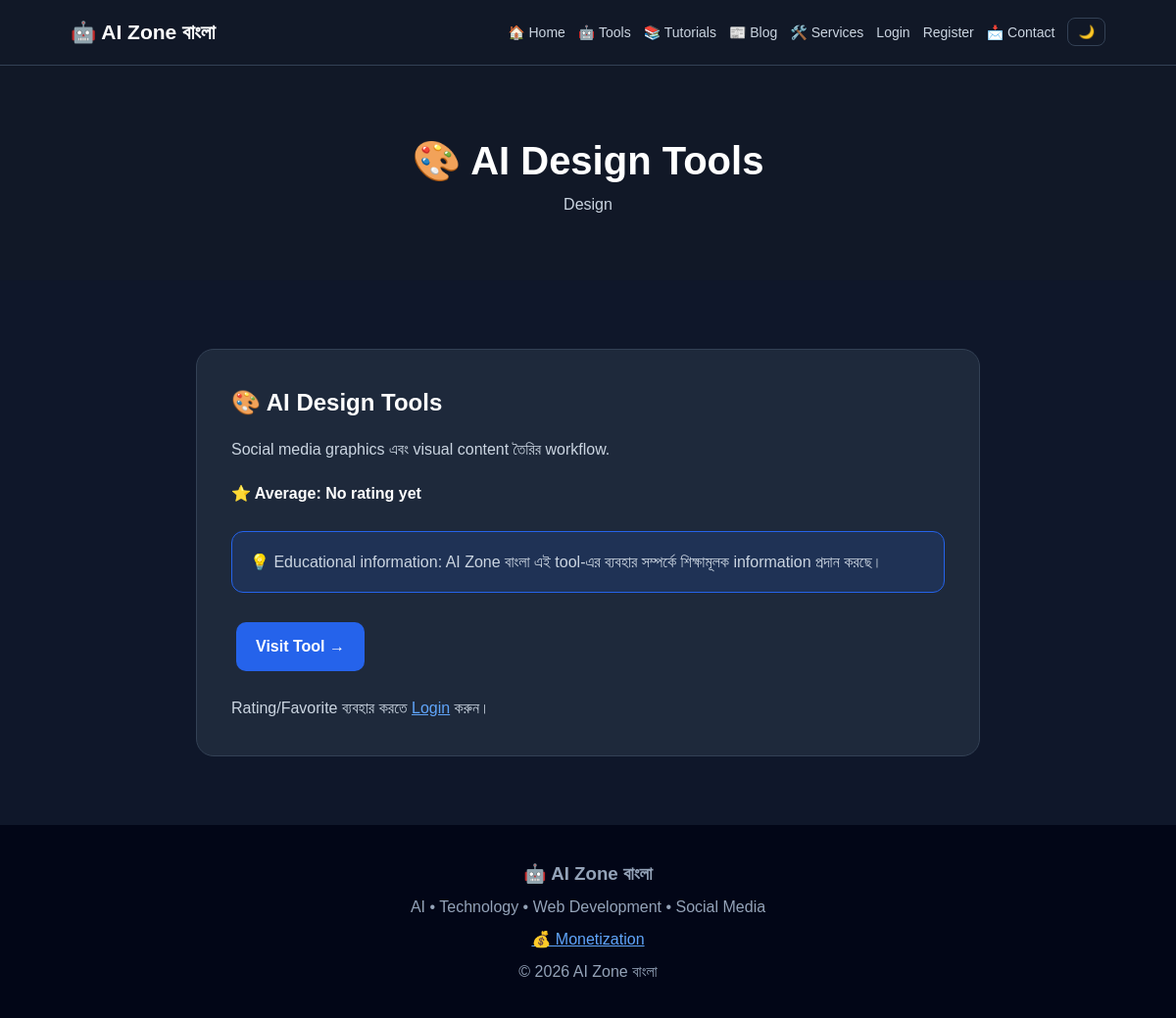
Screenshot of /tool/design with the database file from the repository.
### tables this page shows
CREATE TABLE tools (
            id INTEGER PRIMARY KEY AUTOINCREMENT,
            name TEXT UNIQUE NOT NULL,
            slug TEXT UNIQUE NOT NULL,
            category TEXT NOT NULL,
            icon TEXT NOT NULL,
            description TEXT NOT NULL,
            affiliate_url TEXT DEFAULT '#',
            clicks INTEGER DEFAULT 0
        );

### app.py (the view)
@app.route("/tool/<slug>")
def tool_details(slug):
    con = db()
    tool = con.execute(
        "SELECT * FROM tools WHERE slug = ?",
        (slug,)
    ).fetchone()
    if not tool:
        con.close()
        return "Tool not found", 404
    rating = con.execute("""
        SELECT AVG(rating) AS average, COUNT(*) AS total
        FROM ratings
        WHERE tool_id = ?
    """, (tool["id"],)).fetchone()
    favorite = False
    if "user_id" in session:
        favorite = con.execute("""
            SELECT id FROM favorites
            WHERE user_id = ? AND tool_id = ?
        """, (session["user_id"], tool["id"])).fetchone() is not None
    con.close()
    return render_template(
        "tool.html",
        tool=tool,
        rating=rating,
        favorite=favorite
    )

### app.py (called while the page is built)
def db():
    con = sqlite3.connect(DB)
    con.row_factory = sqlite3.Row
    return con

### templates/tool.html (shortened to what this page needs)
{% extends "base.html" %}
{% block content %}
<section class="page-header">
<h1>
{{ tool['icon'] }}
{{ tool['name'] }}
</h1>
<p>
{{ tool['category'] }}
</p>
</section>
<section class="section">
<div class="about-box">
<h2>
{{ tool['icon'] }} {{ tool['name'] }}
</h2>
<p>
{{ tool['description'] }}
</p>
<div class="rating">
⭐ Average:
{% if rating['average'] %}
{{ "%.1f"|format(rating['average']) }}/5
{% else %}
No rating yet
{% endif %}
</div>
<div class="notice">
💡 Educational information:
AI Zone বাংলা এই tool-এর ব্যবহার সম্পর্কে
শিক্ষামূলক information প্রদান করছে।
</div>
<a class="btn primary"
href="/go/{{ tool['slug'] }}">
Visit Tool →
</a>
{% if session.get("user_id") %}
<form method="POST"
action="/favorite/{{ tool['id'] }}"
style="margin-top:15px;">
<button type="submit">
{% if favorite %}
❤️ Remove Favorite
{% else %}
🤍 Add Favorite
{% endif %}
</button>
</form>
<h3 style="margin-top:30px;">
⭐ আপনার Rating
</h3>
<form method="POST"
action="/rate/{{ tool['id'] }}"
class="rating-form">
<select name="rating">
<option value="5">⭐⭐⭐⭐⭐</option>
<option value="4">⭐⭐⭐⭐</option>
<option value="3">⭐⭐⭐</option>
<option value="2">⭐⭐</option>
<option value="1">⭐</option>
</select>
<button type="submit">
Save Rating
</button>
</form>
{% else %}
<p style="margin-top:20px;">
Rating/Favorite ব্যবহার করতে
<a href="/login">Login</a> করুন।
</p>
{% endif %}
</div>
</section>
{% endblock %}

### static/style.css (style rules this page uses)
* { margin: 0; padding: 0; box-sizing: border-box; }
:root { --bg: #0f172a; --card: #1e293b; --nav: #111827; --text: #ffffff; --muted: #cbd5e1; --border: #334155; --primary: #2563eb; --accent: #60a5fa; }
body { font-family: Arial, sans-serif; background: var(--bg); color: var(--text); line-height: 1.6; transition: 0.3s; }
a { color: var(--accent); }
.btn { display: inline-block; padding: 12px 20px; margin: 5px; border-radius: 10px; text-decoration: none; font-weight: bold; }
.primary { background: var(--primary); color: white; }
.section { max-width: 1100px; margin: auto; padding: 70px 20px; }
.page-header { text-align: center; padding: 65px 20px; background: var(--nav); }
.page-header h1 { font-size: 40px; }
.page-header p { color: var(--muted); }
.about-box { max-width: 800px; margin: auto; background: var(--card); padding: 35px; border-radius: 18px; border: 1px solid var(--border); }
.about-box p { color: var(--muted); margin-top: 15px; }
.notice { margin: 25px 0; padding: 18px; background: rgba(37,99,235,.15); border: 1px solid #2563eb; border-radius: 12px; color: var(--muted); }
.rating { margin-top: 20px; font-weight: bold; }

### rows the page displays
tools: icon "🎨", name "AI Design Tools", category "Design", description "Social media graphics এবং visual content তৈরির workflow."
